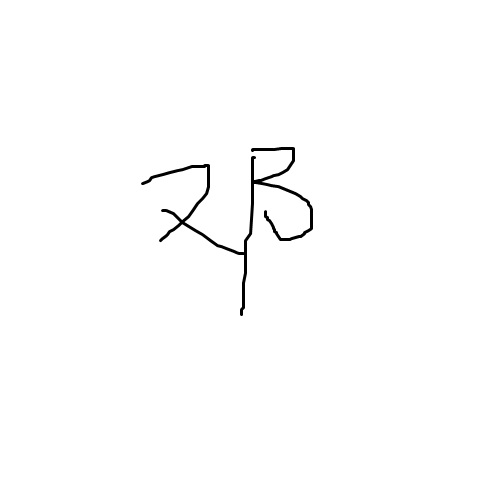
#> input picture deng.jpg, 500 x 500 px, found by its file name
$ python normalization_resize.py
#> lines starting #> are read from the running program, lines starting #| are printed output that depends on the picture
#> in main, image is the input picture: shape (500, 500); min 0, max 255, mean 252.9
# -*- encoding: utf-8 -*-
'''
@File		:	normalization_resize.py
@Time		:	2024/05/13 10:27:54
@Author		:	dan
@Description:	直接调整图像大小
'''


import cv2
import numpy as np
import matplotlib.pyplot as plt


def remap(image : np.ndarray, target_size : tuple[2] | list[2] = (64, 64), show_plt : bool = False) -> np.ndarray:
    '''

    Parameters
    ----------
    image : np.ndarray 使用cv.imread方法加载

    show_plt 是否显示plt图，用于测试

    Returns
    -------
    np.ndarray

    '''
#> called with target_size = (64, 64), show_plt = True

    # 获取非空区域的边界
    # 使用行和列求和来判断非空区域
    rows_sum = np.sum(image - 255, axis=1)
#> rows_sum = 500 values, max 11894 at index 235, min 0 at index 0, mean 1247.9
    cols_sum = np.sum(image - 255, axis=0)
#> cols_sum = 500 values, max 14955 at index 249, min 0 at index 0, mean 1247.9
    # 找到行和列的最小和最大非空索引
    top = np.argmax(rows_sum > 0)  # 第一个非空行
#> top = 144
    bottom = len(rows_sum) - np.argmax(rows_sum[::-1] > 0)  # 最后一个非空行
#> bottom = 320
    left = np.argmax(cols_sum > 0)  # 第一个非空列
#> left = 136
    right = len(cols_sum) - np.argmax(cols_sum[::-1] > 0)  # 最后一个非空列
#> right = 320
    shape_image = image[top:bottom, left:right]
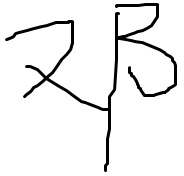
#> shape_image: shape (176, 184); min 0, max 255, mean 238.9

    target_image = cv2.resize(shape_image, target_size, interpolation=cv2.INTER_LINEAR)
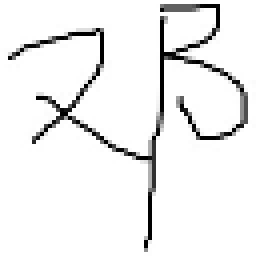
#> target_image: shape (64, 64) (shown 4 times larger); min 0, max 255, mean 238.8

    if show_plt:
        plt.figure(figsize=(10, 5))

        plt.subplot(1, 2, 1)
        plt.imshow(image, cmap='gray')
        plt.title("原始图像")

        plt.subplot(1, 2, 2)
        plt.imshow(target_image, cmap='gray')
        plt.title("直接调整图像大小")

        plt.tight_layout()
        plt.show()
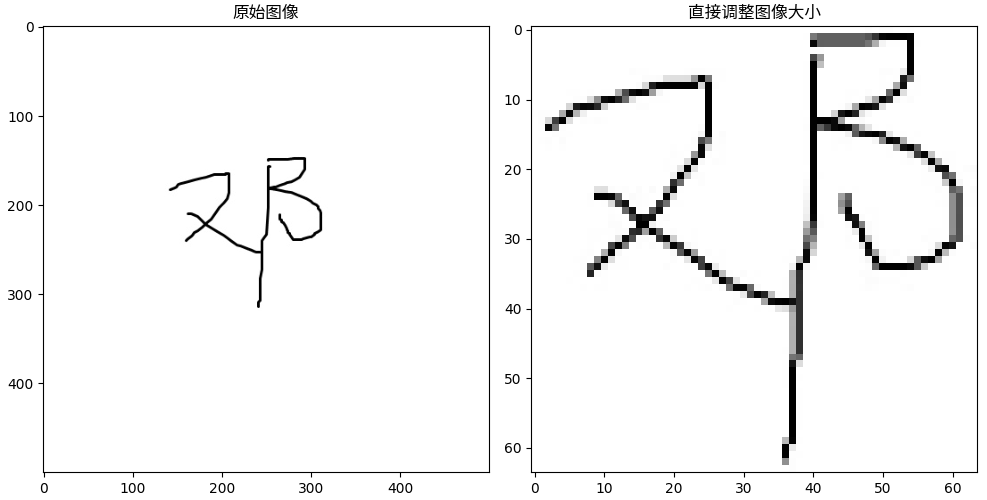
#> figure drawn by matplotlib, 2 panels

    pass

def main():
    # 支持中文
    plt.rcParams['font.sans-serif'] = ['SimHei'] # 用来正常显示中文标签
    plt.rcParams['axes.unicode_minus'] = False # 用来正常显示负号


    # 读取原始图像
    image_path = 'deng.jpg'
    image = cv2.imread(image_path, cv2.IMREAD_GRAYSCALE)
    remap(image=image, show_plt=True)
    pass

if __name__ == '__main__':
    main()

$ run again, with chang.jpg copied over deng.jpg
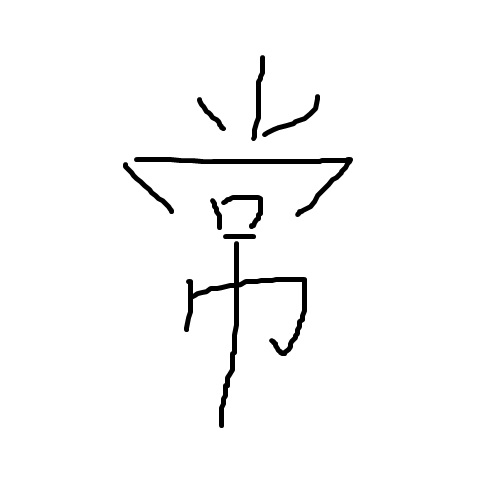
#> input picture chang.jpg, 500 x 500 px, found by its file name
#> in main, image is the input picture: shape (500, 500); min 0, max 255, mean 249
#> rows_sum = 500 values, max 34486 at index 164, min 0 at index 0, mean 2088.7
#> cols_sum = 500 values, max 12267 at index 216, min 0 at index 0, mean 2088.7
#> top = 48
#> bottom = 432
#> left = 120
#> right = 360
#> in remap, `shape_image = image[top:bottom, left:right]`:
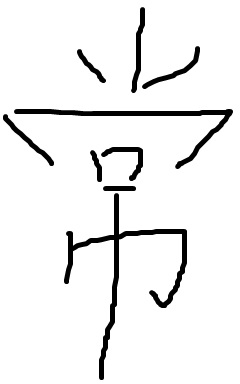
#> shape_image: shape (384, 240); min 0, max 255, mean 238.8
#> in remap, `plt.show()`:
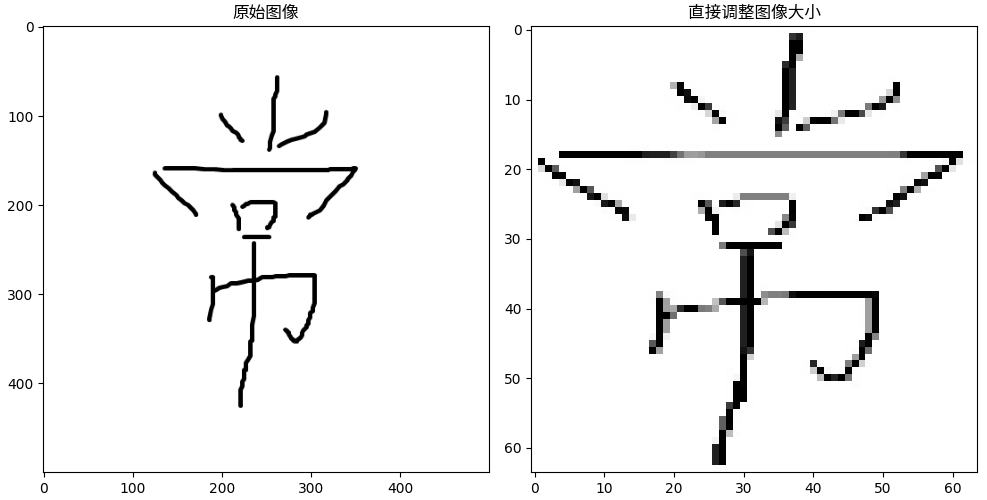
#> figure drawn by matplotlib, 2 panels

$ run again, with handwritten_chinese.jpg copied over deng.jpg
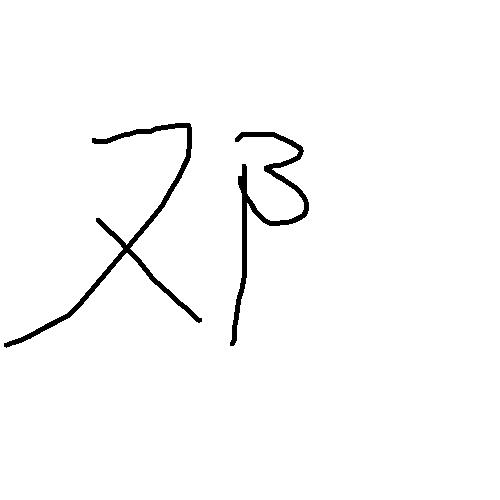
#> input picture handwritten_chinese.jpg, 500 x 500 px, found by its file name
#> in main, image is the input picture: shape (500, 500); min 0, max 255, mean 249.9
#> rows_sum = 500 values, max 15346 at index 131, min 0 at index 0, mean 1888.2
#> cols_sum = 500 values, max 11881 at index 247, min 0 at index 208, mean 1888.2
#> top = 120
#> bottom = 352
#> left = 0
#> right = 312
#> in remap, `shape_image = image[top:bottom, left:right]`:
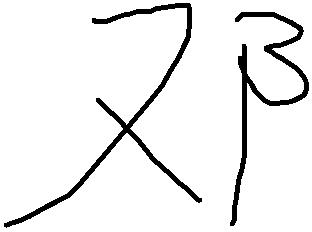
#> shape_image: shape (232, 312); min 0, max 255, mean 237.4
#> in remap, `plt.show()`:
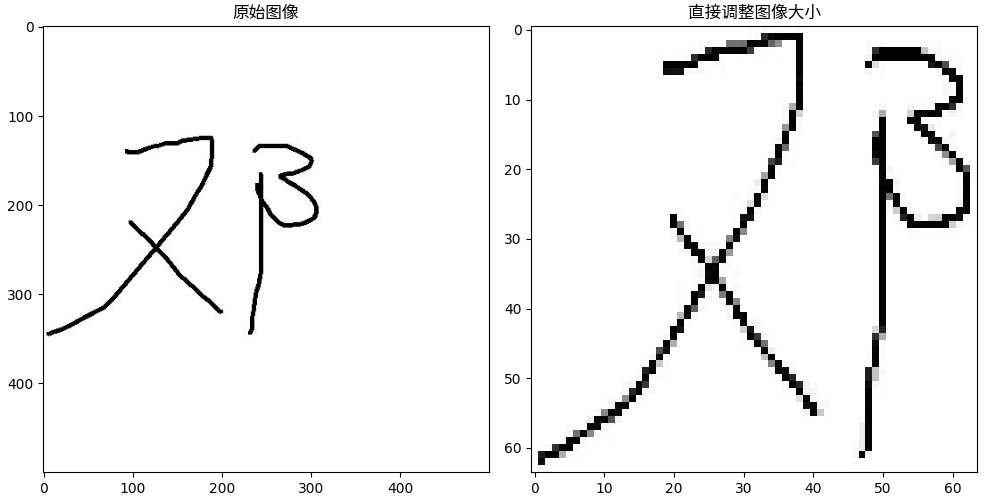
#> figure drawn by matplotlib, 2 panels
